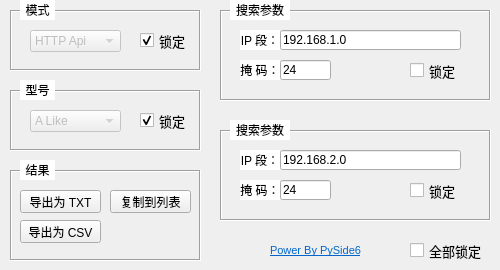
        <widget class="QWidget" name="Tab01">
         <attribute name="title">
          <string>搜索</string>
         </attribute>
         <widget class="QFrame" name="ModeFrame01">
          <property name="geometry">
           <rect>
            <x>10</x>
            <y>10</y>
            <width>191</width>
            <height>61</height>
           </rect>
          </property>
          <property name="layoutDirection">
           <enum>Qt::LayoutDirection::LeftToRight</enum>
          </property>
          <property name="frameShape">
           <enum>QFrame::Shape::Box</enum>
          </property>
          <property name="frameShadow">
           <enum>QFrame::Shadow::Sunken</enum>
          </property>
          <property name="lineWidth">
           <number>1</number>
          </property>
          <property name="midLineWidth">
           <number>0</number>
          </property>
          <widget class="QCheckBox" name="LockCheckBox01">
           <property name="geometry">
            <rect>
             <x>130</x>
             <y>20</y>
             <width>51</width>
             <height>21</height>
            </rect>
           </property>
           <property name="font">
            <font>
             <pointsize>10</pointsize>
            </font>
           </property>
           <property name="text">
            <string>锁定</string>
           </property>
           <property name="checked">
            <bool>true</bool>
           </property>
          </widget>
          <widget class="QComboBox" name="ComboBox01">
           <property name="enabled">
            <bool>false</bool>
           </property>
           <property name="geometry">
            <rect>
             <x>20</x>
             <y>20</y>
             <width>91</width>
             <height>22</height>
            </rect>
           </property>
           <item>
            <property name="text">
             <string extracomment="接口">HTTP Api</string>
            </property>
           </item>
           <item>
            <property name="text">
             <string extracomment="请求头">HTTP Header</string>
            </property>
           </item>
          </widget>
         </widget>
         <widget class="QLabel" name="Label05">
          <property name="geometry">
           <rect>
            <x>20</x>
            <y>0</y>
            <width>35</width>
            <height>20</height>
           </rect>
          </property>
          <property name="styleSheet">
           <string notr="true">background-color: #ffffff;</string>
          </property>
          <property name="text">
           <string>模式</string>
          </property>
          <property name="alignment">
           <set>Qt::AlignmentFlag::AlignCenter</set>
          </property>
         </widget>
         <widget class="QFrame" name="ModeFrame02">
          <property name="geometry">
           <rect>
            <x>10</x>
            <y>90</y>
            <width>191</width>
            <height>61</height>
           </rect>
          </property>
          <property name="layoutDirection">
           <enum>Qt::LayoutDirection::LeftToRight</enum>
          </property>
          <property name="frameShape">
           <enum>QFrame::Shape::Box</enum>
          </property>
          <property name="frameShadow">
           <enum>QFrame::Shadow::Sunken</enum>
          </property>
          <property name="lineWidth">
           <number>1</number>
          </property>
          <property name="midLineWidth">
           <number>0</number>
          </property>
          <widget class="QCheckBox" name="LockCheckBox02">
           <property name="geometry">
            <rect>
             <x>130</x>
             <y>20</y>
             <width>51</width>
             <height>21</height>
            </rect>
           </property>
           <property name="font">
            <font>
             <pointsize>10</pointsize>
            </font>
           </property>
           <property name="text">
            <string>锁定</string>
           </property>
           <property name="checked">
            <bool>true</bool>
           </property>
          </widget>
          <widget class="QComboBox" name="ComboBox02">
           <property name="enabled">
            <bool>false</bool>
           </property>
           <property name="geometry">
            <rect>
             <x>20</x>
             <y>20</y>
             <width>91</width>
             <height>22</height>
            </rect>
           </property>
           <item>
            <property name="text">
             <string>A Like</string>
            </property>
           </item>
           <item>
            <property name="text">
             <string>B Like</string>
            </property>
           </item>
          </widget>
         </widget>
         <widget class="QLabel" name="Label06">
          <property name="geometry">
           <rect>
            <x>20</x>
            <y>80</y>
            <width>35</width>
            <height>20</height>
           </rect>
          </property>
          <property name="styleSheet">
           <string notr="true">background-color: #ffffff;</string>
          </property>
          <property name="text">
           <string>型号</string>
          </property>
          <property name="alignment">
           <set>Qt::AlignmentFlag::AlignCenter</set>
          </property>
         </widget>
         <widget class="QFrame" name="ModeFrame04">
          <property name="geometry">
           <rect>
            <x>220</x>
            <y>10</y>
            <width>271</width>
            <height>91</height>
           </rect>
          </property>
          <property name="frameShape">
           <enum>QFrame::Shape::Box</enum>
          </property>
          <property name="frameShadow">
           <enum>QFrame::Shadow::Sunken</enum>
          </property>
          <widget class="QLineEdit" name="LineEditIP01">
           <property name="geometry">
            <rect>
             <x>60</x>
             <y>20</y>
             <width>181</width>
             <height>20</height>
            </rect>
           </property>
           <property name="text">
            <string>192.168.1.0</string>
           </property>
           <property name="maxLength">
            <number>15</number>
           </property>
           <property name="alignment">
            <set>Qt::AlignmentFlag::AlignLeading|Qt::AlignmentFlag::AlignLeft|Qt::AlignmentFlag::AlignVCenter</set>
           </property>
           <property name="clearButtonEnabled">
            <bool>false</bool>
           </property>
          </widget>
          <widget class="QLabel" name="Label01">
           <property name="geometry">
            <rect>
             <x>20</x>
             <y>20</y>
             <width>40</width>
             <height>20</height>
            </rect>
           </property>
           <property name="styleSheet">
            <string notr="true">background-color: #ffffff;</string>
           </property>
           <property name="text">
            <string>IP 段：</string>
           </property>
           <property name="alignment">
            <set>Qt::AlignmentFlag::AlignCenter</set>
           </property>
          </widget>
          <widget class="QLabel" name="Label02">
           <property name="geometry">
            <rect>
             <x>20</x>
             <y>50</y>
             <width>40</width>
             <height>20</height>
            </rect>
           </property>
           <property name="styleSheet">
            <string notr="true">background-color: #ffffff;</string>
           </property>
           <property name="text">
            <string>掩 码：</string>
           </property>
           <property name="alignment">
            <set>Qt::AlignmentFlag::AlignCenter</set>
           </property>
          </widget>
          <widget class="QLineEdit" name="LineEditMark01">
           <property name="geometry">
            <rect>
             <x>60</x>
             <y>50</y>
             <width>51</width>
             <height>20</height>
            </rect>
           </property>
           <property name="text">
            <string>24</string>
           </property>
           <property name="maxLength">
            <number>2</number>
           </property>
           <property name="alignment">
            <set>Qt::AlignmentFlag::AlignLeading|Qt::AlignmentFlag::AlignLeft|Qt::AlignmentFlag::AlignVCenter</set>
           </property>
           <property name="clearButtonEnabled">
            <bool>false</bool>
           </property>
          </widget>
          <widget class="QCheckBox" name="LockCheckBox03">
           <property name="geometry">
            <rect>
             <x>190</x>
             <y>50</y>
             <width>51</width>
             <height>21</height>
            </rect>
           </property>
           <property name="font">
            <font>
             <pointsize>10</pointsize>
            </font>
           </property>
           <property name="text">
            <string>锁定</string>
           </property>
          </widget>
          <zorder>Label01</zorder>
          <zorder>LineEditIP01</zorder>
          <zorder>Label02</zorder>
          <zorder>LineEditMark01</zorder>
          <zorder>LockCheckBox03</zorder>
         </widget>
         <widget class="QLabel" name="Label08">
          <property name="geometry">
           <rect>
            <x>230</x>
            <y>0</y>
            <width>60</width>
            <height>20</height>
           </rect>
          </property>
          <property name="styleSheet">
           <string notr="true">background-color: #ffffff;</string>
          </property>
          <property name="text">
           <string>搜索参数</string>
          </property>
          <property name="alignment">
           <set>Qt::AlignmentFlag::AlignCenter</set>
          </property>
         </widget>
         <widget class="QFrame" name="ModeFrame05">
          <property name="geometry">
           <rect>
            <x>220</x>
            <y>130</y>
            <width>271</width>
            <height>91</height>
           </rect>
          </property>
          <property name="frameShape">
           <enum>QFrame::Shape::Box</enum>
          </property>
          <property name="frameShadow">
           <enum>QFrame::Shadow::Sunken</enum>
          </property>
          <widget class="QLineEdit" name="LineEditIP02">
           <property name="geometry">
            <rect>
             <x>60</x>
             <y>20</y>
             <width>181</width>
             <height>20</height>
            </rect>
           </property>
           <property name="text">
            <string>192.168.2.0</string>
           </property>
           <property name="maxLength">
            <number>15</number>
           </property>
           <property name="alignment">
            <set>Qt::AlignmentFlag::AlignLeading|Qt::AlignmentFlag::AlignLeft|Qt::AlignmentFlag::AlignVCenter</set>
           </property>
           <property name="clearButtonEnabled">
            <bool>false</bool>
           </property>
          </widget>
          <widget class="QLabel" name="Label03">
           <property name="geometry">
            <rect>
             <x>20</x>
             <y>20</y>
             <width>40</width>
             <height>20</height>
            </rect>
           </property>
           <property name="styleSheet">
            <string notr="true">background-color: #ffffff;</string>
           </property>
           <property name="text">
            <string>IP 段：</string>
           </property>
           <property name="alignment">
            <set>Qt::AlignmentFlag::AlignCenter</set>
           </property>
          </widget>
          <widget class="QLabel" name="Label04">
           <property name="geometry">
            <rect>
             <x>20</x>
             <y>50</y>
             <width>40</width>
             <height>20</height>
            </rect>
           </property>
           <property name="styleSheet">
            <string notr="true">background-color: #ffffff;</string>
           </property>
           <property name="text">
            <string>掩 码：</string>
           </property>
           <property name="alignment">
            <set>Qt::AlignmentFlag::AlignCenter</set>
           </property>
          </widget>
          <widget class="QLineEdit" name="LineEditMark02">
           <property name="geometry">
            <rect>
             <x>60</x>
             <y>50</y>
             <width>51</width>
             <height>20</height>
            </rect>
           </property>
           <property name="text">
            <string>24</string>
           </property>
           <property name="maxLength">
            <number>2</number>
           </property>
           <property name="alignment">
            <set>Qt::AlignmentFlag::AlignLeading|Qt::AlignmentFlag::AlignLeft|Qt::AlignmentFlag::AlignVCenter</set>
           </property>
           <property name="clearButtonEnabled">
            <bool>false</bool>
           </property>
          </widget>
          <widget class="QCheckBox" name="LockCheckBox04">
           <property name="geometry">
            <rect>
             <x>190</x>
             <y>50</y>
             <width>51</width>
             <height>21</height>
            </rect>
           </property>
           <property name="font">
            <font>
             <pointsize>10</pointsize>
            </font>
           </property>
           <property name="text">
            <string>锁定</string>
           </property>
          </widget>
         </widget>
         <widget class="QLabel" name="Label09">
          <property name="geometry">
           <rect>
            <x>230</x>
            <y>120</y>
            <width>60</width>
            <height>20</height>
           </rect>
          </property>
          <property name="styleSheet">
           <string notr="true">background-color: #ffffff;</string>
          </property>
          <property name="text">
           <string>搜索参数</string>
          </property>
          <property name="alignment">
           <set>Qt::AlignmentFlag::AlignCenter</set>
          </property>
         </widget>
         <widget class="QCheckBox" name="LockAllCheckBox">
          <property name="geometry">
           <rect>
            <x>410</x>
            <y>240</y>
            <width>81</width>
            <height>21</height>
           </rect>
          </property>
          <property name="font">
           <font>
            <pointsize>10</pointsize>
           </font>
          </property>
          <property name="text">
           <string>全部锁定</string>
          </property>
         </widget>
         <widget class="QLabel" name="Tip03">
          <property name="geometry">
           <rect>
            <x>270</x>
            <y>240</y>
            <width>101</width>
            <height>21</height>
           </rect>
          </property>
          <property name="font">
           <font>
            <pointsize>8</pointsize>
            <underline>true</underline>
           </font>
          </property>
          <property name="text">
           <string>&lt;a style='color: #0066cc' href=&quot;https://doc.qt.io/qtforpython-6/&quot;&gt;Power By PySide6&lt;/a&gt;</string>
          </property>
          <property name="openExternalLinks">
           <bool>true</bool>
          </property>
         </widget>
         <widget class="QFrame" name="ModeFrame03">
          <property name="geometry">
           <rect>
            <x>10</x>
            <y>170</y>
            <width>191</width>
            <height>91</height>
           </rect>
          </property>
          <property name="layoutDirection">
           <enum>Qt::LayoutDirection::LeftToRight</enum>
          </property>
          <property name="frameShape">
           <enum>QFrame::Shape::Box</enum>
          </property>
          <property name="frameShadow">
           <enum>QFrame::Shadow::Sunken</enum>
          </property>
          <property name="lineWidth">
           <number>1</number>
          </property>
          <property name="midLineWidth">
           <number>0</number>
          </property>
          <widget class="QPushButton" name="ExportButton01">
           <property name="geometry">
            <rect>
             <x>10</x>
             <y>20</y>
             <width>81</width>
             <height>23</height>
            </rect>
           </property>
           <property name="text">
            <string>导出为 TXT</string>
           </property>
          </widget>
          <widget class="QPushButton" name="ExportButton02">
           <property name="geometry">
            <rect>
             <x>10</x>
             <y>50</y>
             <width>81</width>
             <height>23</height>
            </rect>
           </property>
           <property name="text">
            <string>导出为 CSV</string>
           </property>
          </widget>
          <widget class="QPushButton" name="ExportButton03">
           <property name="geometry">
            <rect>
             <x>100</x>
             <y>20</y>
             <width>81</width>
             <height>23</height>
            </rect>
           </property>
           <property name="text">
            <string>复制到列表</string>
           </property>
          </widget>
         </widget>
         <widget class="QLabel" name="Label07">
          <property name="geometry">
           <rect>
            <x>20</x>
            <y>160</y>
            <width>35</width>
            <height>20</height>
           </rect>
          </property>
          <property name="styleSheet">
           <string notr="true">background-color: #ffffff;</string>
          </property>
          <property name="text">
           <string>结果</string>
          </property>
          <property name="alignment">
           <set>Qt::AlignmentFlag::AlignCenter</set>
          </property>
         </widget>
        </widget>
